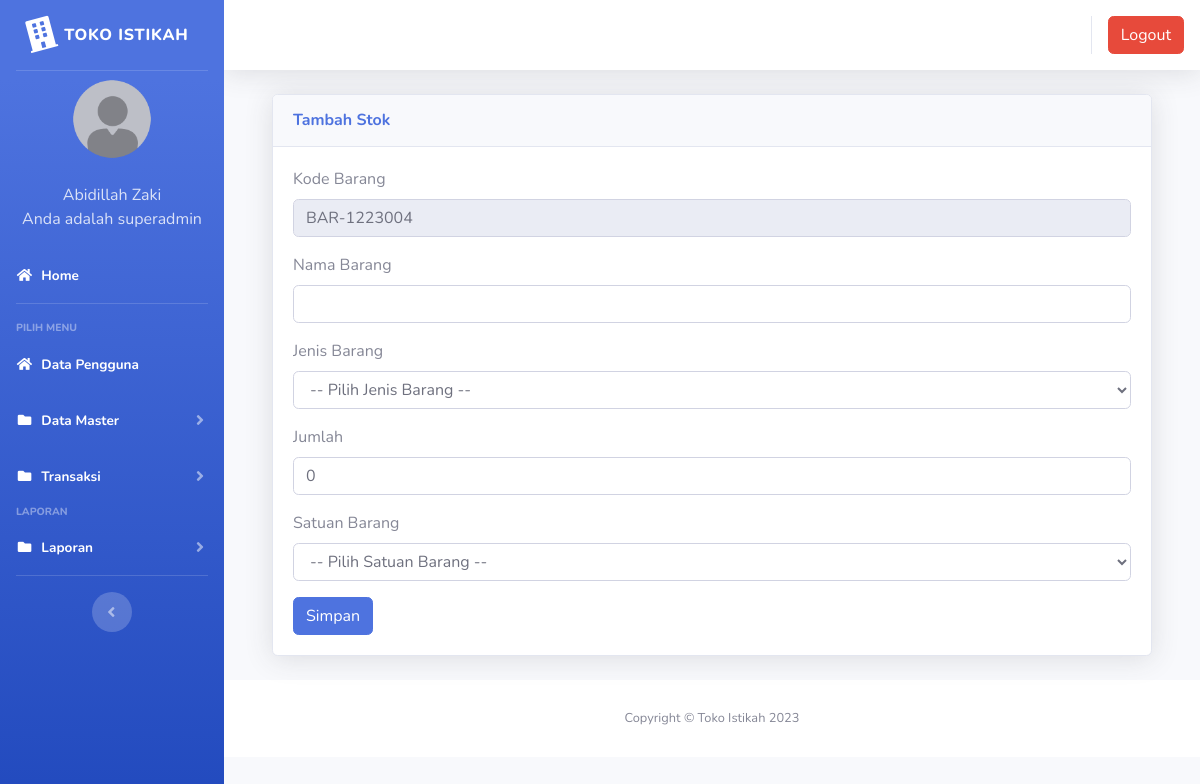
The page /index3.php?page=gudang&aksi=tambahgudang (signed in) on the database its author committed.
### tables this page shows
CREATE TABLE `users` (
  `id` int(11) NOT NULL,
  `nik` varchar(11) NOT NULL,
  `nama` varchar(100) NOT NULL,
  `alamat` varchar(200) NOT NULL,
  `telepon` varchar(100) NOT NULL,
  `username` varchar(100) NOT NULL,
  `password` varchar(100) NOT NULL,
  `level` varchar(25) NOT NULL DEFAULT 'member',
  `foto` varchar(25) NOT NULL
);

CREATE TABLE `gudang` (
  `id` int(11) NOT NULL,
  `kode_barang` varchar(100) NOT NULL,
  `nama_barang` varchar(100) NOT NULL,
  `jenis_barang` varchar(100) NOT NULL,
  `jumlah` varchar(250) NOT NULL,
  `satuan` varchar(100) NOT NULL
);

### page/gudang/tambahgudang.php (the view, shortened to what this page needs)
<?php
$koneksi = new mysqli("localhost","root","","inventori");
$no = mysqli_query($koneksi, "select kode_barang from gudang order by kode_barang desc");
$kdbarang = mysqli_fetch_array($no);
$kode = $kdbarang['kode_barang'];
$urut = substr($kode, 8, 3);
$tambah = (int) $urut + 1;
$bulan = date("m");
$tahun = date("y");
if(strlen($tambah) == 1){
	$format = "BAR-".$bulan.$tahun."00".$tambah;
} else if(strlen($tambah) == 2){
	$format = "BAR-".$bulan.$tahun."0".$tambah;
} else{
	$format = "BAR-".$bulan.$tahun.$tambah;
}
$jumlah = 0;
?>
 <div class="container-fluid">
          <div class="card shadow mb-4">
            <div class="card-header py-3">
              <h6 class="m-0 font-weight-bold text-primary">Tambah Stok</h6>
            </div>
            <div class="card-body">
              <div class="table-responsive">
							<div class="body">
							<form method="POST" enctype="multipart/form-data">
							<label for="">Kode Barang</label>
                            <div class="form-group">
                               <div class="form-line">
                                  <input type="text" name="kode_barang" class="form-control" id="kode_barang" value="<?php echo $format; ?>" readonly />
							</div>
                            </div>
							<label for="">Nama Barang</label>
                            <div class="form-group">
                               <div class="form-line">
                                <input type="text" name="nama_barang" class="form-control" />
							</div>
                            </div>
						<label for="">Jenis Barang</label>
                            <div class="form-group">
                               <div class="form-line">
                                <select name="jenis_barang" class="form-control" />
								<option value="">-- Pilih Jenis Barang  --</option>
							</div>
                            </div>
                            <label for="">Jumlah</label>
                            <div class="form-group">
                               <div class="form-line">
                                <input type="text" name="jumlah" class="form-control" id="jumlah" value="<?php echo $jumlah; ?>" />
							</div>
                            </div>
							<label for="">Satuan Barang</label>
                            <div class="form-group">
                               <div class="form-line">
                                <select name="satuan" class="form-control" />
								<option value="">-- Pilih Satuan Barang --</option>
							</div>
                            </div>
							<input type="submit" name="simpan" value="Simpan" class="btn btn-primary">
							</form>

### index3.php (shortened to what this page needs)
<?php
	$koneksi = new mysqli("localhost","root","","inventori");
	?>
<!DOCTYPE html>
<html lang="en">
<head>
  <link href="vendor/fontawesome-free/css/all.min.css" rel="stylesheet" type="text/css">
  <link href="css/sb-admin-2.min.css" rel="stylesheet">
  <link href="vendor/datatables/dataTables.bootstrap4.min.css" rel="stylesheet">
</head>
<body id="page-top">
  <div id="wrapper">
    <ul class="navbar-nav bg-gradient-primary sidebar sidebar-dark accordion" id="accordionSidebar">
      <a class="sidebar-brand d-flex align-items-center justify-content-center" href="index3.php">
        <div class="sidebar-brand-icon rotate-n-15">
          <i class="fas fa-building"></i>
        </div>
        <div class="sidebar-brand-text mx-2">TOKO ISTIKAH</div>
      </a>
      <hr class="sidebar-divider my-0">
 <?php
   if ($_SESSION['superadmin']) {
	   $user = $_SESSION['superadmin'];
   }
   $sql =$koneksi->query("select * from users where id='$user'");
   $data = $sql->fetch_assoc();
   ?>
    <li class="d-flex align-items-center justify-content-center">
        <a class="nav-link">
		 <img src="img/<?php echo $data['foto']?>" class="img-circle" width="80" alt="User"/></a>
	  </li>
		 <li class="nav-item ">
        <a class="nav-link">
         	<div class="d-flex align-items-center justify-content-center" class="name">  <?php echo  $data['nama'];?></div></font>
			<div class="d-flex align-items-center justify-content-center" class="email">Anda adalah <?php echo $data['level'];?></div>
		 </a>
      </li>
      <li class="nav-item active">
        <a class="nav-link" href="?page=home3">
          <i class="fas fa-fw fa-home"></i>
          <span>Home</span></a>
      </li>
      <hr class="sidebar-divider">
      <div class="sidebar-heading">
        Pilih Menu
      </div>
	    <li class="nav-item active">
        <a class="nav-link" href="?page=pengguna">
          <i class="fas fa-fw fa-home"></i>
          <span>Data Pengguna</span></a>
      </li>
	   <li class="nav-item active">
        <a class="nav-link collapsed" href="#" data-toggle="collapse" data-target="#collapseData" aria-expanded="true" aria-controls="collapseData">
          <i class="fas fa-fw fa-folder"></i>
          <span>Data Master</span>
        </a>
      </li>
	    <li class="nav-item active">
        <a class="nav-link collapsed" href="#" data-toggle="collapse" data-target="#collapsePages" aria-expanded="true" aria-controls="collapsePages">
          <i class="fas fa-fw fa-folder"></i>
          <span>Transaksi</span>
        </a>
      </li>
      <div class="sidebar-heading">
        Laporan
      </div>
	     <li class="nav-item active">
        <a class="nav-link collapsed" href="#" data-toggle="collapse" data-target="#collapseLaporan" aria-expanded="true" aria-controls="collapseLaporan">
          <i class="fas fa-fw fa-folder"></i>
          <span>Laporan</span>
        </a>
      </li>
      <hr class="sidebar-divider d-none d-md-block">
      <div class="text-center d-none d-md-inline">
        <button class="rounded-circle border-0" id="sidebarToggle"></button>
      </div>
    </ul>
    <div id="content-wrapper" class="d-flex flex-column">
      <div id="content">
        <nav class="navbar navbar-expand navbar-light bg-white topbar mb-4 static-top shadow">
          <ul class="navbar-nav ml-auto">
            <li class="nav-item dropdown no-arrow">
			 <div class="top-menu">
        <ul class="nav pull-right top-menu">
           <li><a onclick="return confirm('Apakah anda yakin akan logout?')" class="btn btn-danger" class="logout" href="logout.php">Logout</a></li>
        </ul>
      </div>
            </li>
          </ul>
        </nav>
        <div class="container-fluid">
		 <section class="content">
		      <?php
			   $page = $_GET['page'];
			   $aksi = $_GET['aksi'];
				if ($page == "gudang") {
				    if ($aksi == "tambahgudang") {
					   include "page/gudang/tambahgudang.php";
				   }
				}
			   ?>
    </section>
</div>
      <footer class="sticky-footer bg-white">
        <div class="container my-auto">
          <div class="copyright text-center my-auto">
            <span>Copyright &copy; Toko Istikah 2023</span>
          </div>
        </div>
      </footer>
    </div>
  </div>
  </div>
</body>
</html>

### rows shown on the page
users: foto (placeholder picture), nama "Abidillah Zaki", level "superadmin"
gudang: kode_barang "BAR-1223004"
